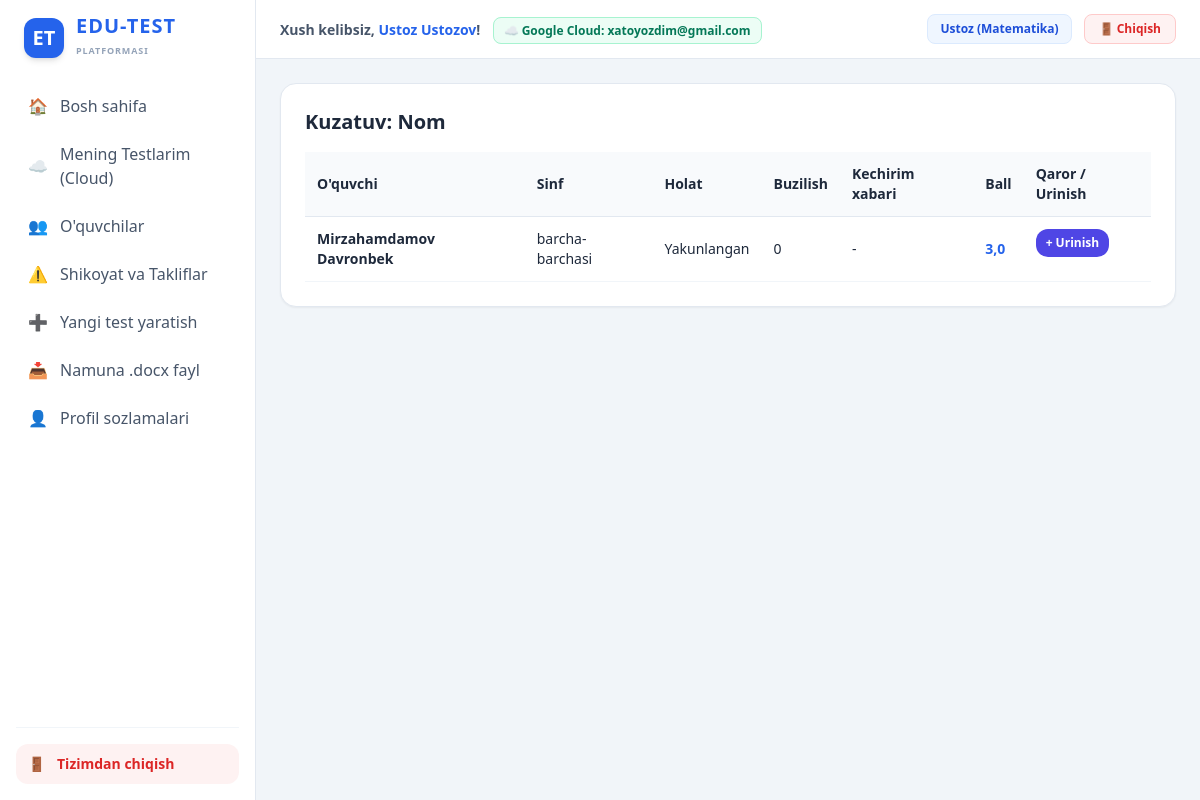
/test/2/monitor/ (signed in), run on the app's committed database.
### accounts/models.py (models this page shows, shortened)
class User(AbstractUser):
    full_name = models.CharField(max_length=150, blank=True, null=True)
    role = models.CharField(max_length=10, choices=[('teacher','Ustoz'),('student','Oquvchi')], default='student')
    subject = models.CharField(max_length=100, blank=True, null=True)
    grade = models.CharField(max_length=10, default='barcha')
    letter = models.CharField(max_length=10, default='barchasi')
    monthly_champion_count = models.PositiveIntegerField(default=0)
    google_id = models.CharField(max_length=255, blank=True, null=True, unique=True)
    google_email = models.EmailField(blank=True, null=True)
    google_access_token = models.TextField(blank=True, null=True)
    google_refresh_token = models.TextField(blank=True, null=True)
    google_cloud_folder_id = models.CharField(max_length=255, blank=True, null=True)
    google_cloud_bucket = models.CharField(max_length=255, blank=True, null=True)
    def is_teacher(self): return self.role == 'teacher'
    def get_display_name(self):
        name = self.full_name if self.full_name else self.username
        if self.role == 'student' and self.monthly_champion_count > 0:
            if self.monthly_champion_count == 1:
                return f"{name} 👑 (Chempion)"
            else:
                return f"{name} 👑 ({self.monthly_champion_count}xChempion)"
        return name

class Test(models.Model):
    TEST_TYPES = [
        ('exam', 'Nazorat ishi'),
        ('practice', 'Mashg`ulot (qayta-qayta urinish)'),
        ('survey', 'So`rovnoma'),
        ('anonymous', 'Anonim so`rovnoma')
    ]
    title = models.CharField(max_length=255)
    subject = models.CharField(max_length=100)
    creator = models.ForeignKey(User, on_delete=models.CASCADE, related_name='created_tests')
    status = models.CharField(max_length=12, choices=[('draft','Qoralama'),('published','Faol'),('closed','Yakunlangan')], default='draft')
    test_type = models.CharField(max_length=15, choices=TEST_TYPES, default='exam')
    duration_minutes = models.PositiveIntegerField(default=45)
    start_time = models.DateTimeField(default=timezone.now)
    deadline = models.DateTimeField(null=True, blank=True)
    target_grade = models.CharField(max_length=10, default='barcha')
    target_letter = models.CharField(max_length=10, default='barchasi')
    allow_teachers = models.BooleanField(default=False)
    created_at = models.DateTimeField(auto_now_add=True)
    teacher_cloud_file_id = models.CharField(max_length=255, blank=True, null=True)
    teacher_cloud_url = models.URLField(max_length=500, blank=True, null=True)
    teacher_cloud_provider = models.CharField(max_length=50, default='teacher_google_cloud')
    cloud_synced_at = models.DateTimeField(null=True, blank=True)
    def is_owner(self, user): return user.is_authenticated and self.creator_id == user.id

class TestAttempt(models.Model):
    STATUS = [('in_progress','Ishlanmoqda'),('blocked','Bloklangan'),('completed','Yakunlangan'),('disqualified','Chetlatilgan')]
    student = models.ForeignKey(User, on_delete=models.CASCADE, related_name='attempts', null=True, blank=True)
    test = models.ForeignKey(Test, on_delete=models.CASCADE, related_name='attempts')
    started_at = models.DateTimeField(auto_now_add=True)
    finished_at = models.DateTimeField(null=True, blank=True)
    status = models.CharField(max_length=20, choices=STATUS, default='in_progress')
    score = models.FloatField(default=0.0)
    correct_count = models.PositiveIntegerField(default=0)
    total_questions = models.PositiveIntegerField(default=0)
    violation_count = models.PositiveIntegerField(default=0)
    excuse_message = models.TextField(blank=True, null=True)
    attempt_number = models.PositiveIntegerField(default=1)

### accounts/views.py (the view, shortened to what this page needs)
# urls.py: path('test/<int:test_id>/monitor/', views.monitor_students, name='monitor_students'),
@login_required
def monitor_students(request, test_id):
    test = get_object_or_404(Test, id=test_id)
    if not test.is_owner(request.user): return HttpResponseForbidden()
    return render(request, 'accounts/monitor.html', {'test': test, 'attempts': test.attempts.select_related('student').all()})

### accounts/templates/accounts/monitor.html (shortened to what this page needs)
{% extends 'accounts/base.html' %}{% block content %}<div class="bg-white p-6 rounded-2xl shadow-sm border border-slate-200"><h1 class="text-xl font-bold mb-4">Kuzatuv: {{ test.title }}</h1>
<div class="overflow-x-auto"><table class="w-full text-sm text-left">
<tr class="bg-slate-50 border-b border-slate-200"><th class="p-3">O'quvchi</th><th class="p-3">Sinf</th><th class="p-3">Holat</th><th class="p-3">Buzilish</th><th class="p-3">Kechirim xabari</th><th class="p-3">Ball</th><th class="p-3">Qaror / Urinish</th></tr>
{% for a in attempts %}<tr class="border-b border-slate-100"><td class="p-3 font-bold">{{ a.student.get_display_name|default:"Anonim" }}</td><td class="p-3">{% if a.student %}{{ a.student.grade }}-{{ a.student.letter }}{% else %}-{% endif %}</td><td class="p-3">{{ a.get_status_display }}</td><td class="p-3">{{ a.violation_count }}</td><td class="p-3">{{ a.excuse_message|default:'-' }}</td><td class="p-3 font-bold text-blue-600">{{ a.score }}</td>
<td class="p-3 flex gap-2">
<form method="post">{% csrf_token %}<input type="hidden" name="attempt_id" value="{{ a.id }}"><button name="decision" value="add_retry" class="bg-indigo-600 text-white px-2.5 py-1.5 rounded-xl text-xs font-bold">+ Urinish</button></form></td></tr>{% endfor %}
</table></div></div>{% endblock %}

### accounts/templates/accounts/base.html (shortened to what this page needs)
<!DOCTYPE html><html lang="uz"><head><meta charset="UTF-8"><title>EDU-TEST — Zamonaviy Test Platformasi</title><script src="https://cdn.tailwindcss.com"></script><script src="https://cdn.jsdelivr.net/npm/chart.js"></script></head>
<body class="bg-slate-100 min-h-screen text-slate-800 font-sans antialiased overflow-x-hidden">
{% if user.is_authenticated %}
<div class="flex h-screen overflow-hidden">
    <aside class="hidden md:flex flex-col w-64 bg-white border-r border-slate-200 p-4 shrink-0 overflow-y-auto">
        <a href="{% url 'dashboard' %}" class="flex items-center gap-3 mb-6 px-2">
            <div class="w-10 h-10 rounded-xl bg-blue-600 flex items-center justify-center shadow-md text-white font-black text-xl">ET</div>
            <div>
                <span class="text-xl font-black text-blue-600 tracking-wider block leading-none">EDU-TEST</span>
                <span class="text-[9px] font-bold text-slate-400 tracking-widest uppercase">Platformasi</span>
            </div>
        </a>
        <nav class="space-y-1">
            <a href="{% url 'dashboard' %}" class="flex items-center gap-3 px-3 py-2.5 rounded-xl hover:bg-slate-50 text-slate-600 font-medium transition">
                <span>🏠</span> Bosh sahifa
            </a>
            {% if user.is_teacher %}
            <a href="{% url 'teacher_tests' %}" class="flex items-center gap-3 px-3 py-2.5 rounded-xl hover:bg-slate-50 text-slate-600 font-medium transition">
                <span>☁️</span> Mening Testlarim (Cloud)
            </a>
            <a href="{% url 'students_list' %}" class="flex items-center gap-3 px-3 py-2.5 rounded-xl hover:bg-slate-50 text-slate-600 font-medium transition">
                <span>👥</span> O'quvchilar
            </a>
            <a href="{% url 'teacher_complaints' %}" class="flex items-center gap-3 px-3 py-2.5 rounded-xl hover:bg-slate-50 text-slate-600 font-medium transition">
                <span>⚠️</span> Shikoyat va Takliflar
            </a>
            <a href="{% url 'test_create' %}" class="flex items-center gap-3 px-3 py-2.5 rounded-xl hover:bg-slate-50 text-slate-600 font-medium transition">
                <span>➕</span> Yangi test yaratish
            </a>
            <a href="{% url 'sample_docx' %}" class="flex items-center gap-3 px-3 py-2.5 rounded-xl hover:bg-slate-50 text-slate-600 font-medium transition">
                <span>📥</span> Namuna .docx fayl
            </a>
            {% endif %}
            <a href="{% url 'profile' %}" class="flex items-center gap-3 px-3 py-2.5 rounded-xl hover:bg-slate-50 text-slate-600 font-medium transition">
                <span>👤</span> Profil sozlamalari
            </a>
        </nav>
        <div class="mt-auto pt-4 border-t border-slate-100">
            <a href="{% url 'logout' %}" class="flex items-center gap-3 px-3 py-2.5 rounded-xl bg-red-50 hover:bg-red-100 text-red-600 font-bold transition text-sm">
                <span>🚪</span> Tizimdan chiqish
            </a>
        </div>
    </aside>
    <div class="flex flex-col flex-1 h-full overflow-hidden">
        <header class="bg-white border-b border-slate-200 px-6 py-3.5 flex justify-between items-center shadow-xs shrink-0">
            <div class="hidden md:block">
                <span class="text-sm font-bold text-slate-600">Xush kelibsiz, <span class="text-blue-600">{{ user.get_display_name }}</span>!</span>
                {% if user.is_teacher and user.google_email %}
                <span class="ml-2 text-xs bg-emerald-50 text-emerald-700 border border-emerald-200 px-2.5 py-1 rounded-lg font-semibold">☁️ Google Cloud: {{ user.google_email }}</span>
                {% endif %}
            </div>
            <div class="flex gap-3 items-center">
                <span class="text-xs font-bold text-blue-700 bg-blue-50 px-3 py-1.5 rounded-lg border border-blue-100">
                    {% if user.is_teacher %}Ustoz ({{ user.subject|default:"Fan kiritilmagan" }}){% else %}O'quvchi, {{ user.grade }}-{{ user.letter }}{% endif %}
                </span>
                <a href="{% url 'logout' %}" class="border border-red-200 bg-red-50 hover:bg-red-100 text-red-600 px-3.5 py-1.5 rounded-lg text-xs font-bold transition flex items-center gap-1">🚪 Chiqish</a>
            </div>
        </header>
        <main class="flex-1 overflow-y-auto p-6 bg-slate-100">
            <div class="max-w-5xl mx-auto">
                {% block content %}{% endblock %}
            </div>
        </main>
    </div>
</div>
{% else %}
<div class="max-w-6xl mx-auto p-6">{% block content_guest %}{% endblock %}</div>
{% endif %}
</body></html>

### data on the page
User: get_display_name "Ustoz Ustozov", google_email "xatoyozdim@gmail.com", subject "Matematika"
Test: title "Nom"
TestAttempt: student.get_display_name "Mirzahamdamov Davronbek", student.grade "barcha", student.letter "barchasi", status "Yakunlangan", violation_count "0", excuse_message "-", score "3,0"
